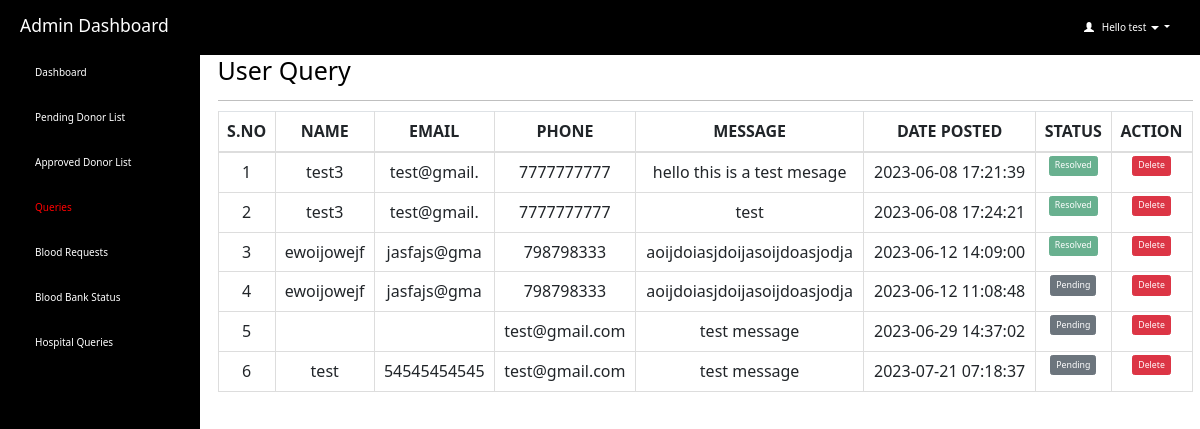
Page /admin/query.php (signed in) on the committed database.
### tables this page shows
CREATE TABLE `contact_us` (
  `query_id` int(11) NOT NULL,
  `query_name` varchar(100) NOT NULL,
  `query_number` varchar(120) NOT NULL,
  `query_mail` char(11) NOT NULL,
  `query_message` longtext NOT NULL,
  `query_date` timestamp NOT NULL DEFAULT current_timestamp() ON UPDATE current_timestamp(),
  `query_status` varchar(11) DEFAULT 'pending'
);

### admin/query.php (the view, shortened to what this page needs)
<html>
<head>
  <link rel="stylesheet" href="https://maxcdn.bootstrapcdn.com/bootstrap/3.4.1/css/bootstrap.min.css">
</head>
<?php
include 'connection.php';
  if (isset($_SESSION['loggedin']) && $_SESSION['loggedin'] == true) {
  ?>
<body style="color: black">
  <div id="header">
    <?php include 'header.php'; ?>
  </div>
  <div id="sidebar">
    <?php $active = "contact";
    include 'sidebar.php'; ?>
  </div>
  <div id="content">
    <div class="content-wrapper">
      <div class="container-fluid">
        <div class="row">
          <div class="col-md-12 lg-12 sm-12">
            <h1 class="page-title">User Query</h1>
          </div>
        </div>
        <hr>
        <?php
        include 'connection.php';
        $count = 1;
        $sql = "SELECT * FROM contact_us";
        $result = mysqli_query($connection, $sql);
        if (mysqli_num_rows($result) > 0) {
        ?>
          <div class="table-responsive">
            <table class="table table-bordered" style="text-align: center">
              <thead style="text-align: center">
                <th style="text-align: center">S.NO</th>
                <th style="text-align: center">NAME</th>
                <th style="text-align: center">EMAIL</th>
                <th style="text-align: center">PHONE</th>
                <th style="text-align: center">MESSAGE</th>
                <th style="text-align: center">DATE POSTED</th>
                <th style="text-align: center">STATUS</th>
                <th style="text-align: center">ACTION</th>
              </thead>
              <tbody>
                <?php
                while ($row = mysqli_fetch_assoc($result)) {
                  $queryId = $row['query_id'];
                ?>
                  <tr>
                    <td><?php echo $count++; ?></td>
                    <td><?php echo $row['query_name']; ?></td>
                    <td><?php echo $row['query_mail']; ?></td>
                    <td><?php echo $row['query_number']; ?></td>
                    <td><?php echo $row['query_message']; ?></td>
                    <td><?php echo $row['query_date']; ?></td>
                    <?php if ($row['query_status'] == "pending") { ?>
                    <td id="btn-text">
                    <button class="btn btn-primary btn-sm btn-secondary" onclick="clickme(<?php echo $queryId; ?>)">Pending</button>
                    </td>
                    <?php } else { ?>
                    <td id="btn-text"><button type="button" class="btn btn-primary btn-sm btn-success" disabled>Resolved</button></td>
                    <?php } ?>
                    <td id="btn-text">
                      <button class="btn btn-primary btn-sm btn-danger" onclick="window.location.href = 'delete_query.php?id=<?php echo $queryId; ?>';">Delete</a>
                    </td>
                  </tr>
                <?php } ?>
              </tbody>
            </table>
          </div>
        <?php } ?>
        </div>
      </div>
    </div>
   <?php }
    ?>
</body>
</html>

### admin/header.php (shortened to what this page needs)
<html>
<head>
  <link rel="stylesheet" href="https://cdn.jsdelivr.net/npm/bootstrap@5.7.0/dist/css/bootstrap.min.css">
</head>
<body>
  <header class="dashboard-header">
    <h3>Admin Dashboard</h3>
    <div class="user-info dropdown">
      <a id="act" class="dropdown-toggle usr" style="text-decoration:none" data-toggle="dropdown" href="#">
        <span class="glyphicon glyphicon-user"></span>&nbsp;&nbsp;
        <?php
        include 'connection.php';
        $username=$_SESSION['username'];
        $sql="select * from admin_info where admin_username='$username'";
        $result=mysqli_query($connection,$sql) or die("query failed.");
        $row=mysqli_fetch_assoc($result);
        echo "Hello ".$row['admin_name'];
        ?>
        <span class="caret"></span>
  </a>
  </div>
  </header>
</body>
</html>

### admin/query.php (style rules this page uses)
#sidebar { position: fixed; margin-top: -20px }
#content { position: relative; margin-left: 210px }
#btn-text { font-size: 14px; font-weight: 600; text-transform: uppercase; padding: 3px 7px; color: #fff; text-decoration: none; border-radius: 3px; align: center }

### admin/header.php (style rules this page uses)
.dashboard-header { background-color: #000; color: #fff; padding: 10px 20px; display: flex; align-items: center; justify-content: space-between; }
.dashboard-header .user-info { display: flex; align-items: center; position: relative; }
.usr { padding: 10px; color: #fff; }

### rows in the picture
contact_us: query_name "test3", query_mail "test@gmail.", query_number "7777777777", query_message "hello this is a test mesage", query_date "2023-06-08 17:21:39", query_status "Resolved"
contact_us: query_name "test3", query_mail "test@gmail.", query_number "7777777777", query_message "test", query_date "2023-06-08 17:24:21", query_status "Resolved"
contact_us: query_name "ewoijowejf", query_mail "jasfajs@gma", query_number "798798333", query_message "aoijdoiasjdoijasoijdoasjodja", query_date "2023-06-12 14:09:00", query_status "Resolved"
contact_us: query_name "ewoijowejf", query_mail "jasfajs@gma", query_number "798798333", query_message "aoijdoiasjdoijasoijdoasjodja", query_date "2023-06-12 11:08:48"
contact_us: query_number "test@gmail.com", query_message "test message", query_date "2023-06-29 14:37:02"
contact_us: query_name "test", query_mail "54545454545", query_number "test@gmail.com", query_message "test message", query_date "2023-07-21 07:18:37"

### other values in the picture
$row['admin_name'] "test"
